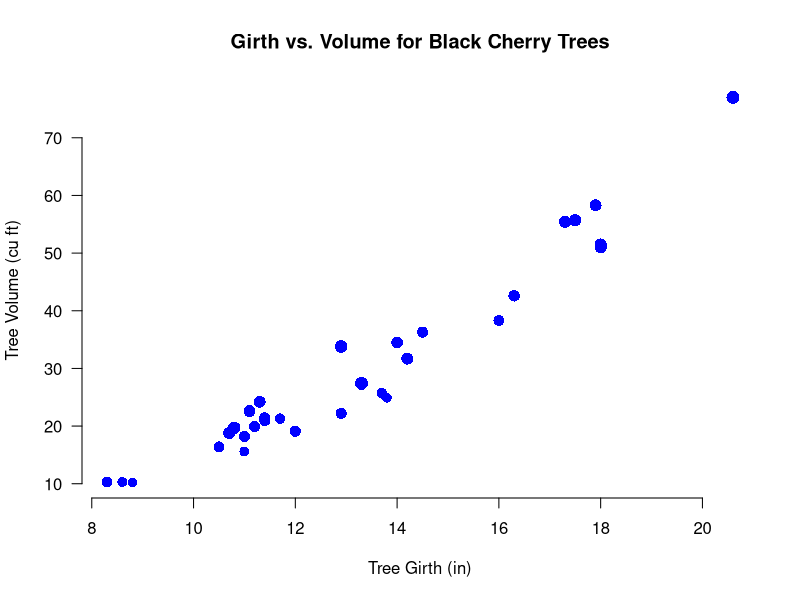
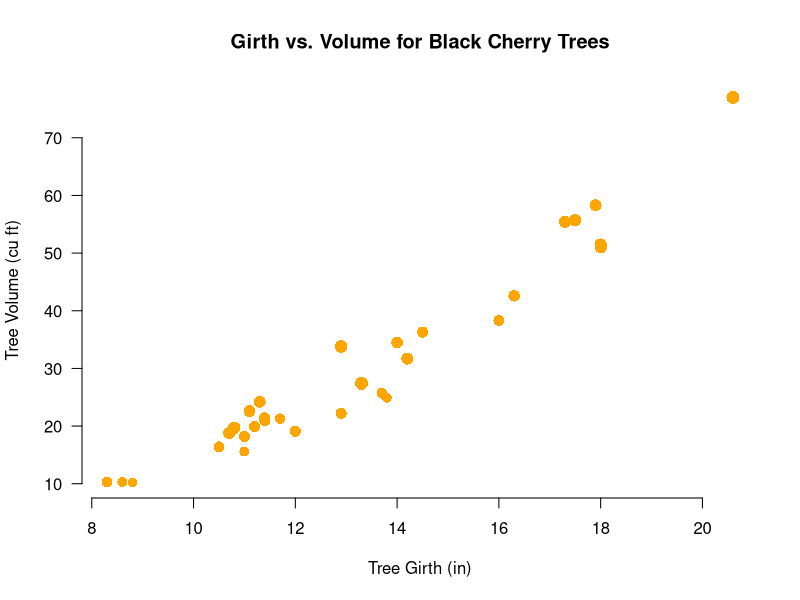
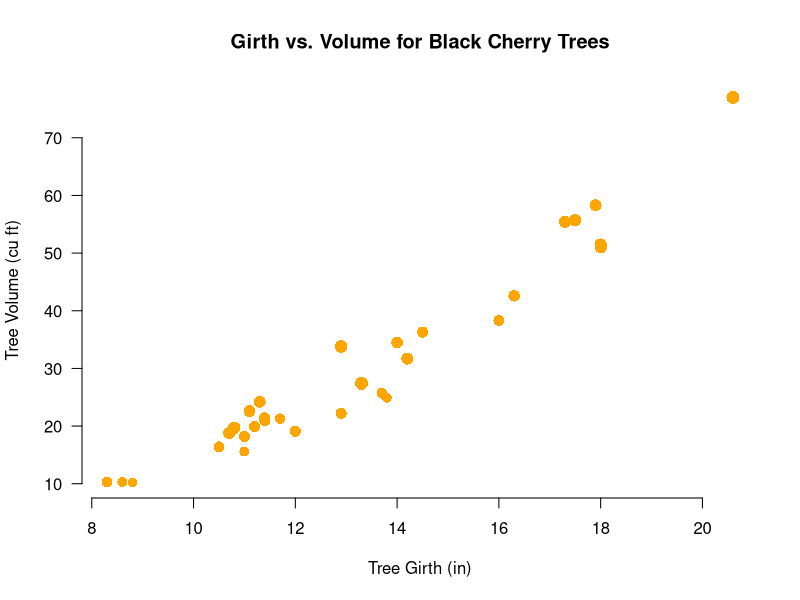

These charts were generated, in order, by the following R code:
## ---- chunk 1

## ---- chunk 2

6 + 8

## ---- chunk 3

# text written here (inside a code chunk) is interpreted as R code
# any thing written after a hash will not be executed
# adding a hash anywhere makes R ignore everything following it on that line (or until you hit return to make a new line)

5 +  7 # this lines adds two numbers

#all lines in a code chunk not preceded by '#' are executed  #oops 

## ---- chunk 4

23 + 67
c(1, 2, 3, 7)

## ---- chunk 5

x <- 23 + 67
x
y <- c(1, 2, 3, 7)
y

## ---- chunk 6

x
x <- 6 + 7
x

## ---- chunk 7

y
2 * y

## ---- chunk 8

2/3
2 / 3
2           /              3

## ---- chunk 9

2/
  3

## ---- chunk 10

plot(Volume ~ Girth,main = "Girth vs. Volume for Black Cherry Trees",xlab = "Tree Girth (in)",ylab="Tree Volume (cu ft)",las = 1,bty = "n",pch = 16,cex = Height/50,col = "blue",data = trees)

## ---- chunk 11

plot(Volume ~ Girth,
      main = "Girth vs. Volume for Black Cherry Trees",
      xlab = "Tree Girth (in)", 
      ylab = "Tree Volume (cu ft)",
      las  = 1,
      bty  = "n",
      pch  = 16,
      cex  = Height/50,
      col  = "orange",
      data = trees)

## ---- chunk 12

plot(Volume ~ Girth,
      main = "Girth vs. Volume for Black Cherry Trees",
      xlab = "Tree Girth (in)", 
      ylab = "Tree Volume (cu ft)",
      las  = 1,    # I'm a comment!
      bty  = "n",  # Me, too.
         # the next line sets the plotting character 
      pch = 16,
      cex = Height/50,
      col = "orange",
      data = trees)
